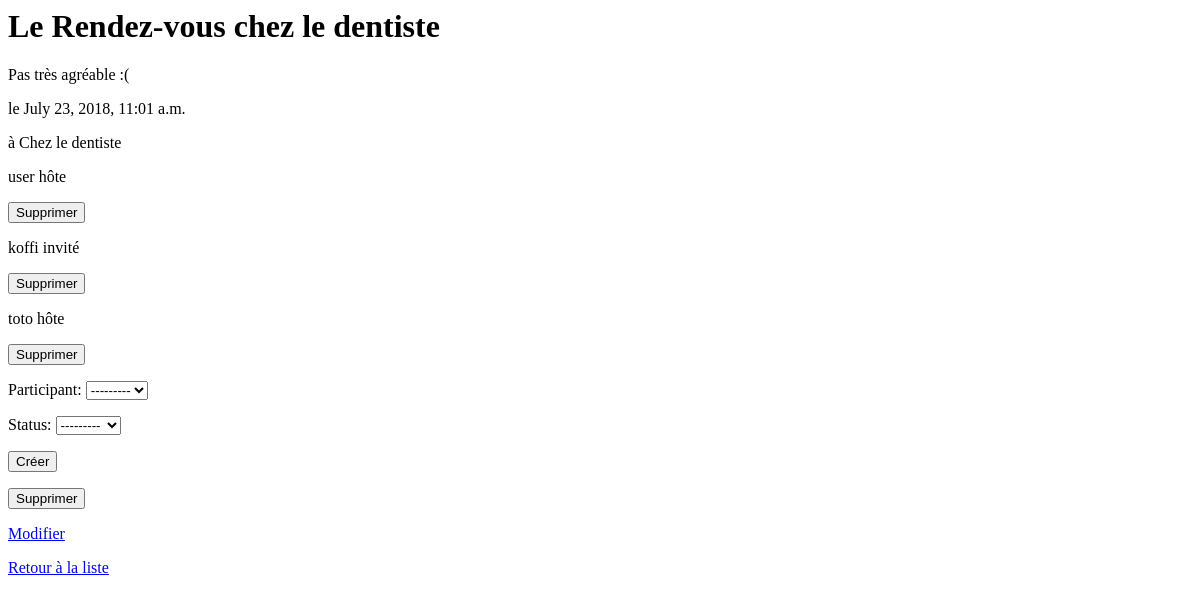
The page /agenda/1/details/ on the database its author committed.
### personal_calendar/models.py (models this page shows, shortened)
class Evenement(models.Model):
    nom = models.CharField(max_length=250, unique=True)
    description = models.TextField()
    participants = models.ManyToManyField(User, through="Evenement_Participant")
    date = models.DateTimeField()
    lieu = models.TextField()
    def delete_url(self):
        return "/agenda/%s/delete/" % self.id

class Evenement_Participant(models.Model):
    evenement = models.ForeignKey(Evenement)
    participant = models.ForeignKey(User)
    status_choices = (
        (0, "hôte"),
        (1, "invité"),
        (2, "désisté")
    )
    status = models.IntegerField(choices=status_choices)
    def delete_url(self):
        return "/agenda/%i/participant/%i/delete/" % (self.evenement.id, self.participant.id)
    class Meta:
        unique_together = ("evenement", "participant")

### personal_calendar/views.py (the view, shortened to what this page needs)
# urls.py: url(r'^(\d+)/details/$', views.event_details, name="event_details"),
def event_details(request, id):
    event = Evenement.objects.get(pk=id)
    if request.method == "POST":
        form = Evenement_ParticipantForm(request.POST)
        if form.is_valid():
            form.save()
            if request.is_ajax():
                delete_form = render_to_string(
                    'blocks/delete_form.html',
                    {'delete_url': form.instance.delete_url()},
                    request
                )
                data = {
                    'participant': form.instance.participant.username,
                    'get_status_display': form.instance.get_status_display(),
                    'delete_form': delete_form
                }
                form = Evenement_ParticipantForm(initial={'evenement':event})
                participants = [user.pk for user in event.participants.all()]
                form.fields['participant'].queryset=User.objects.exclude(
                    pk__in=participants
                 )
                form.fields['evenement'].widget = HiddenInput()
                participant_form = render_to_string(
                    'blocks/participant_form.html',
                    {'form':form},
                    request
                )
                data['participant_form'] = participant_form
                return JsonResponse(data)
            return HttpResponseRedirect('/agenda/%s/details/' % id)
    else:
        form = Evenement_ParticipantForm(initial={'evenement':event})
        participants = [user.pk for user in event.participants.all()]
        form.fields['participant'].queryset=User.objects.exclude(
            pk__in=participants
        )
        form.fields['evenement'].widget = HiddenInput()
    return render(request, 'event/details.html', {
        'event':event,
        'form':form
    })

### personal_calendar/forms.py
class Evenement_ParticipantForm(ModelForm):
    class Meta:
        model = Evenement_Participant
        exclude = []

### personal_calendar/templates/event/details.html (shortened to what this page needs)
{% extends "base.html" %}
{% block content %}
    <h1>{{ event.nom }}</h1>
    <p>{{ event.description }}</p>
    <p>le {{ event.date }}</p>
    <p>à {{ event.lieu }}</p>
    <p id="participants">
        {% for ev_par in event.evenement_participant_set.all %}
            <p>
                {{ ev_par.participant }} {{ ev_par.get_status_display }}
                {% with delete_url=ev_par.delete_url %}
                    {% include "blocks/delete_form.html" %}
                {% endwith %}
            </p>
        {% endfor %}
    </p>
    {% include "blocks/participant_form.html" %}
    {% with delete_url=event.delete_url %}
        {% include "blocks/delete_form.html" %}
    {% endwith %}
    <a href="{% url 'update_event' event.id %}">Modifier</a>
    <p><a href="{% url 'list_event' %}">Retour à la liste</a></p>
{% endblock content %}

### templates/base.html (shortened to what this page needs)
<html>
    <head>
            {% load static %}
            <link rel="stylesheet" href="{% static 'css/jquery-ui.css' %}" />
    </head>
    <body>
        <div id="content">
            {% block content %}{% endblock content %}
        </div>
    </body>
</html>

### personal_calendar/templates/blocks/delete_form.html (shortened to what this page needs)
<form action="{{ delete_url }}" method="POST" class="delete">
    <input
        type="submit"
        value="Supprimer"
        onclick="return confirm('Voulez-vous vraiment supprimer cet élément ?')"
    />
</form>

### personal_calendar/templates/blocks/participant_form.html (shortened to what this page needs)
<form action="" method="POST" id="participant_form">
    {{ form.as_p }}
    <input type="submit" value="Créer" />
</form>

### rows shown on the page
Evenement: nom "Le Rendez-vous chez le dentiste", description "Pas très agréable :(", date "July 23, 2018, 11:01 a.m.", lieu "Chez le dentiste"
Evenement_Participant: participant "user", status "hôte"
Evenement_Participant: participant "koffi", status "invité"
Evenement_Participant: participant "toto", status "hôte"
